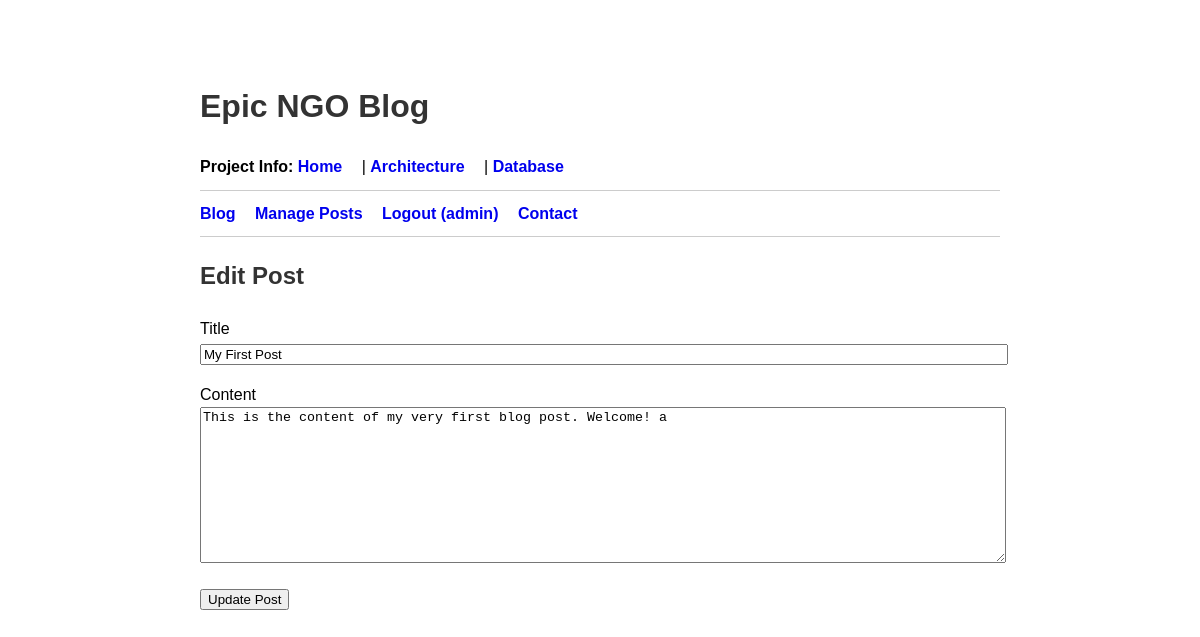
Page /index.php?action=edit_post&id=1 (signed in) on the committed database.
### tables this page shows
CREATE TABLE `posts` (
  `id` int(11) NOT NULL AUTO_INCREMENT,
  `title` varchar(255) NOT NULL,
  `content` text NOT NULL,
  `created_at` timestamp NULL DEFAULT current_timestamp(),
  `user_id` int(11) DEFAULT NULL,
  PRIMARY KEY (`id`),
  KEY `fk_user` (`user_id`),
  CONSTRAINT `fk_user` FOREIGN KEY (`user_id`) REFERENCES `users` (`id`) ON DELETE SET NULL
);

### app/controllers/BaseController.php (called while the page is built)
<?php
class BaseController {
    protected function render($viewFile, $data = []) {
        extract($data);
        include '../app/views/layouts/header.php';
        include '../app/views/' . $viewFile . '.php';
        include '../app/views/layouts/footer.php';
    }
}

### public/index.php (called while the page is built, shortened)
<?php
require_once '../app/database.php';
require_once '../app/models/Post.php';
require_once '../app/controllers/BaseController.php';
require_once '../app/controllers/AdminController.php';
$action = $_GET['action'] ?? null;
$page = $_GET['page'] ?? null;
$isPost = $_SERVER['REQUEST_METHOD'] === 'POST';
$admin_actions = ['admin', 'new_post', 'create_post', 'edit_post', 'update_post', 'delete_post', 'analytics'];
$report_actions = ['generate_report'];
if ($page) {
    $controller = new PageController($pdo, $config);
    match ($page) {
        'architecture' => $controller->architecture(),
        'database' => $controller->database(),
        default => $controller->home(),
    };
}
elseif (in_array($action, $admin_actions)) {
    $controller = new AdminController($pdo);
    match ($action) {
        'admin' => $controller->dashboard(),
        'new_post' => $controller->newPostForm(),
        'create_post' => $isPost ? $controller->createPost() : redirect('index.php?action=new_post'),
        'edit_post' => $controller->editPostForm(),
        'update_post' => $isPost ? $controller->updatePost() : redirect('index.php?action=admin'),
        'delete_post' => $controller->deletePost(),
        'analytics' => $controller->showAnalytics(),
    };
}
elseif (in_array($action, $report_actions)) {
    $controller = new ReportController($pdo);
    match ($action) {
        'generate_report' => $controller->generatePostReport(),
    };
}

### app/models/Post.php (called while the page is built, shortened)
<?php
function getPostById($pdo, $id) {
$sql = "SELECT p.id, p.title, p.content, p.created_at, p.user_id, u.username as author
FROM posts p
LEFT JOIN users u ON p.user_id = u.id
WHERE p.id = ?";
$stmt = $pdo->prepare($sql);
$stmt->execute([$id]);
return $stmt->fetch();
}
?>

### app/views/post_form.php (the view, shortened to what this page needs)
<?php
$is_edit = isset($post);
$form_action = $is_edit ? 'index.php?action=update_post' : 'index.php?action=create_post';
$title = $is_edit ? $post['title'] : '';
$content = $is_edit ? $post['content'] : '';
?>
<h2><?php echo $is_edit ? 'Edit Post' : 'Create New Post'; ?></h2>
<form action="<?php echo $form_action; ?>" method="post">
    <div style="margin-bottom: 15px;">
        <label for="title">Title</label><br>
        <input type="text" id="title" name="title" value="<?php echo htmlspecialchars($title); ?>" style="width: 100%;" required>
    </div>
    <div style="margin-bottom: 15px;">
        <label for="content">Content</label><br>
        <textarea id="content" name="content" rows="10" style="width: 100%;" required><?php echo htmlspecialchars($content); ?></textarea>
    </div>
    <div>
        <button type="submit"><?php echo $is_edit ? 'Update Post' : 'Save Post'; ?></button>
    </div>
</form>

### app/views/layouts/header.php (style rules this page uses)
body { font-family: sans-serif; max-width: 800px; margin: 40px auto; padding: 20px; line-height: 1.6; }
h1, h2, h3 { color: #333; }

### rows in the picture
posts: title "My First Post", content "This is the content of my very first blog post. Welcome! a"

### other values in the picture
$_SESSION['username'] "admin"
